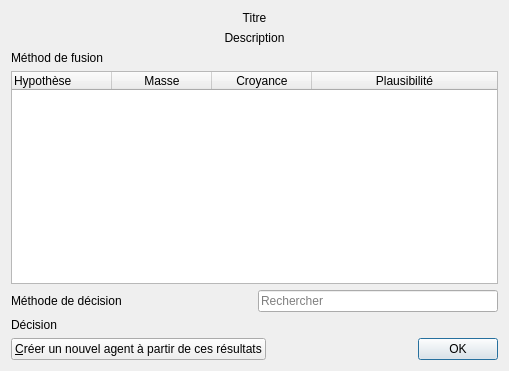
<?xml version="1.0" encoding="UTF-8"?>
<ui version="4.0">
 <class>resultsDialog</class>
 <widget class="QDialog" name="resultsDialog">
  <property name="windowModality">
   <enum>Qt::ApplicationModal</enum>
  </property>
  <property name="geometry">
   <rect>
    <x>0</x>
    <y>0</y>
    <width>509</width>
    <height>371</height>
   </rect>
  </property>
  <property name="windowTitle">
   <string>Résultats</string>
  </property>
  <property name="locale">
   <locale language="French" country="France"/>
  </property>
  <property name="modal">
   <bool>true</bool>
  </property>
  <layout class="QVBoxLayout" name="verticalLayout">
   <item>
    <widget class="QLabel" name="titleLabel">
     <property name="text">
      <string>Titre</string>
     </property>
     <property name="alignment">
      <set>Qt::AlignCenter</set>
     </property>
    </widget>
   </item>
   <item>
    <widget class="QLabel" name="descriptionLabel">
     <property name="text">
      <string>Description</string>
     </property>
     <property name="alignment">
      <set>Qt::AlignCenter</set>
     </property>
    </widget>
   </item>
   <item>
    <widget class="QLabel" name="methodLabel">
     <property name="text">
      <string>Méthod de fusion</string>
     </property>
    </widget>
   </item>
   <item>
    <widget class="QTableWidget" name="resultsTableWidget">
     <property name="autoFillBackground">
      <bool>true</bool>
     </property>
     <property name="editTriggers">
      <set>QAbstractItemView::NoEditTriggers</set>
     </property>
     <property name="selectionBehavior">
      <enum>QAbstractItemView::SelectRows</enum>
     </property>
     <property name="sortingEnabled">
      <bool>true</bool>
     </property>
     <attribute name="horizontalHeaderStretchLastSection">
      <bool>true</bool>
     </attribute>
     <attribute name="verticalHeaderShowSortIndicator" stdset="0">
      <bool>true</bool>
     </attribute>
     <column>
      <property name="text">
       <string>Hypothèse</string>
      </property>
      <property name="textAlignment">
       <set>AlignLeft|AlignVCenter</set>
      </property>
     </column>
     <column>
      <property name="text">
       <string>Masse</string>
      </property>
      <property name="textAlignment">
       <set>AlignHCenter|AlignVCenter|AlignCenter</set>
      </property>
     </column>
     <column>
      <property name="text">
       <string>Croyance</string>
      </property>
      <property name="textAlignment">
       <set>AlignHCenter|AlignVCenter|AlignCenter</set>
      </property>
     </column>
     <column>
      <property name="text">
       <string>Plausibilité</string>
      </property>
      <property name="textAlignment">
       <set>AlignHCenter|AlignVCenter|AlignCenter</set>
      </property>
     </column>
    </widget>
   </item>
   <item>
    <layout class="QHBoxLayout" name="horizontalLayout_2">
     <item>
      <widget class="QLabel" name="decisionMethodLabel">
       <property name="text">
        <string>Méthode de décision</string>
       </property>
      </widget>
     </item>
     <item>
      <widget class="QLineEdit" name="rechercheLineEdit">
       <property name="sizePolicy">
        <sizepolicy hsizetype="Preferred" vsizetype="Fixed">
         <horstretch>0</horstretch>
         <verstretch>0</verstretch>
        </sizepolicy>
       </property>
       <property name="toolTip">
        <string>Sélectionner les les hypothèses recherchées</string>
       </property>
       <property name="placeholderText">
        <string>Rechercher</string>
       </property>
      </widget>
     </item>
    </layout>
   </item>
   <item>
    <widget class="QLabel" name="decisionLabel">
     <property name="text">
      <string>Décision</string>
     </property>
    </widget>
   </item>
   <item>
    <layout class="QHBoxLayout" name="horizontalLayout">
     <item>
      <widget class="QPushButton" name="agentButton">
       <property name="text">
        <string>&amp;Créer un nouvel agent à partir de ces résultats</string>
       </property>
      </widget>
     </item>
     <item>
      <widget class="QDialogButtonBox" name="buttonBox">
       <property name="standardButtons">
        <set>QDialogButtonBox::Ok</set>
       </property>
       <property name="centerButtons">
        <bool>false</bool>
       </property>
      </widget>
     </item>
    </layout>
   </item>
  </layout>
 </widget>
 <resources/>
 <connections>
  <connection>
   <sender>buttonBox</sender>
   <signal>accepted()</signal>
   <receiver>resultsDialog</receiver>
   <slot>accept()</slot>
   <hints>
    <hint type="sourcelabel">
     <x>199</x>
     <y>283</y>
    </hint>
    <hint type="destinationlabel">
     <x>199</x>
     <y>149</y>
    </hint>
   </hints>
  </connection>
 </connections>
</ui>
